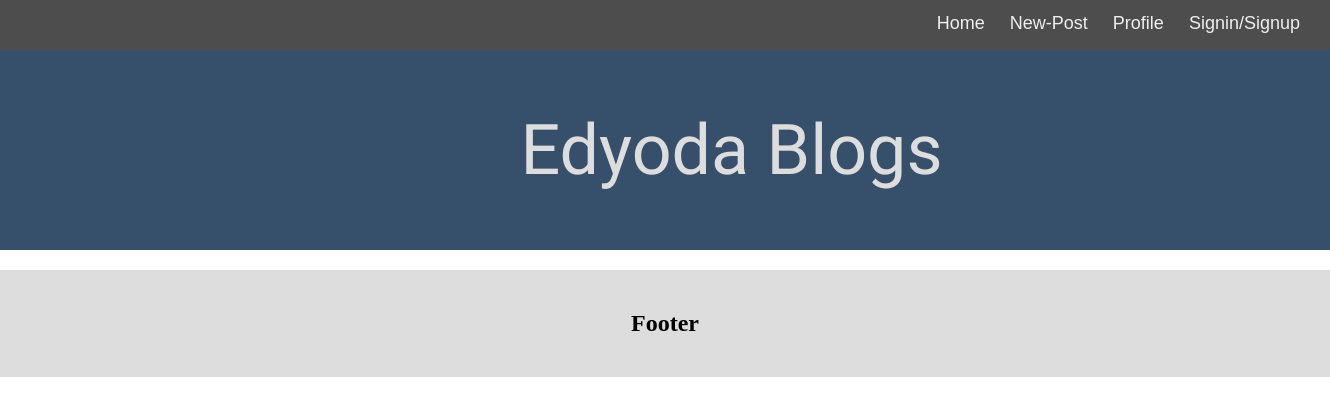
The page /blogs/ on the database as committed earlier.
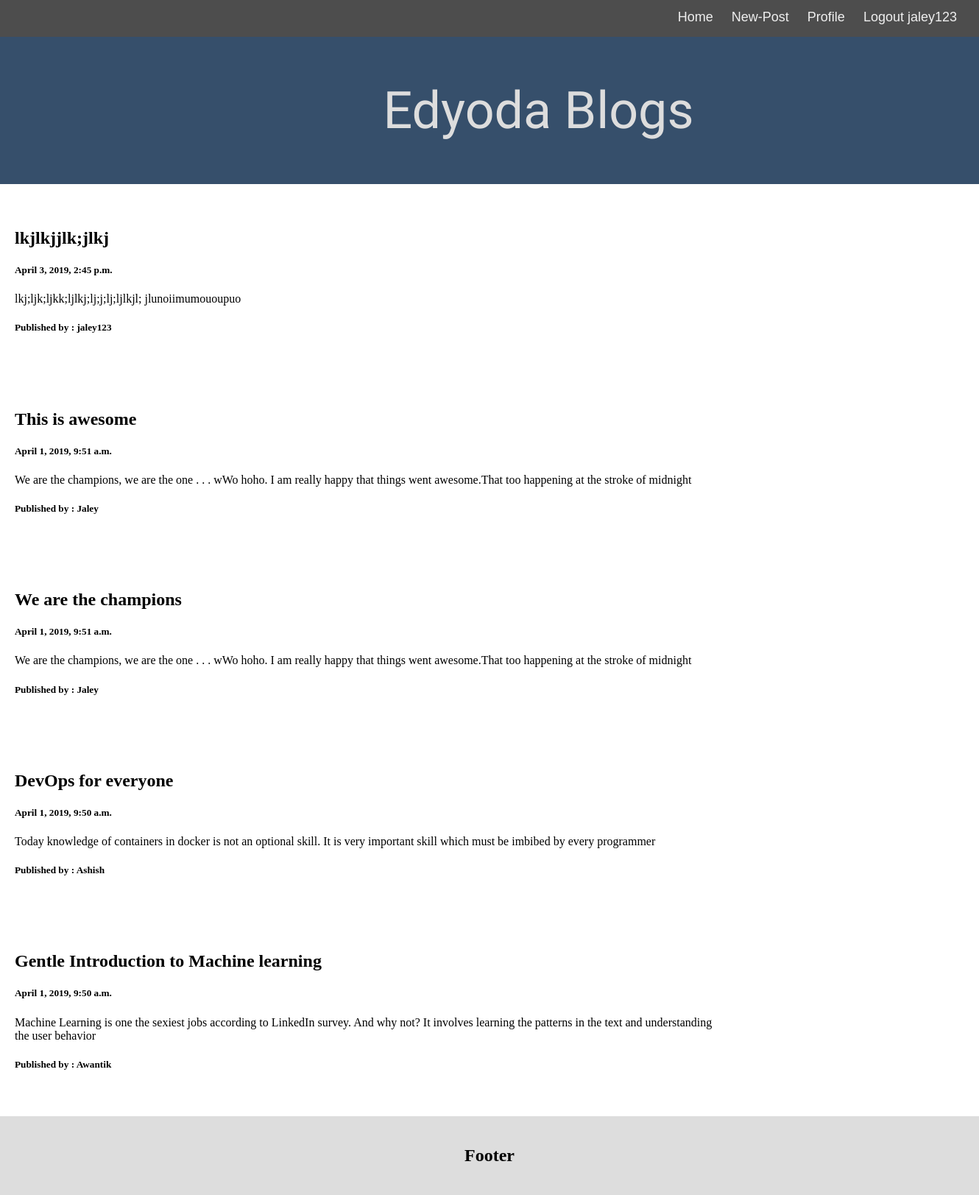
The same page on the database as committed later.
### blogs/models.py (models this page shows, shortened)
class User(models.Model):
    username = models.CharField(max_length=50, blank=False,unique=True)
    password = models.CharField(max_length=192, blank=False)
    short_desc = models.TextField(blank=True, max_length=150)
    created_on = models.DateTimeField('created on')
    status = models.CharField(max_length=9,blank=True)
    last_logged_in = models.DateTimeField('last logged in',default=timezone.now())

class Blog(models.Model):
    title = models.CharField(max_length=50,blank=False)
    user = models.ForeignKey(User,on_delete=models.CASCADE,blank=True)
    body = models.TextField(blank=True,max_length=1500)
    status = models.CharField(max_length=9,blank=True)
    first_published = models.DateTimeField("first published")
    last_edited = models.DateTimeField("last edited")
    def __str__(self):
        return self.title

### blogs/views.py (the view)
def index(request):
    blogs_list = Blog.objects.order_by('-first_published')[:5]
    context = {'blogs_list':blogs_list,'username':get_username(),'status':get_status()}
    print (blogs_list)
    return render(request,'blogs/index.html',context)

### blogs/views.py (called while the page is built)
def get_username():
    username="DEFAULT"
    for user in User.objects.filter(status="LOGIN"):
        username = user.username
    print ('USERNAME : ',username)
    return username

def get_status(username='DEFAULT'):
    for user in User.objects.filter(status="LOGIN"):
        username = user.username
    if len(User.objects.filter(username=username))==0:
        print ('LOGOUT')
        return 'LOGOUT'
    for user in User.objects.filter(username=username):
        print (user.status)
        return user.status

### blogs/templates/blogs/index.html
{% extends 'blogs/indexbase.html' %}
	{% block content %}
		{% if status == 'LOGIN' %}
		    {% if blogs_list %}
				{% for blog in blogs_list %}
			    <div class="card">
			      <h2>{{blog.title}}</h2>
			      <h5>{{ blog.first_published }} </h5>
			      <p>{{blog.body}}</p>
			    <h5>Published by : {{ blog.user.username }} </h5>
			    </div>
			    {% endfor %}
		    {% endif %}
		{% endif %}
	{% endblock %}
{% block loginstatus %}
	{% if status == 'LOGIN' %}
		<a href="{% url 'logout' %}" >Logout {{ username }}</a>
	{% else %}
		<a href="{% url 'login' %}" >Signin/Signup</a>
	{% endif %}
{% endblock %}

Rows that differ between the two databases and show on the page:
added User: username "jaley123"
added Blog: title "lkjlkjjlk;jlkj", first_published "April 3, 2019, 2:45 p.m.", body "lkj;ljk;ljkk;ljlkj;lj;j;lj;ljlkjl; jlunoiimumououpuo", user.username "jaley123"
now on this page (row unchanged): Blog: title "This is awesome", first_published "April 1, 2019, 9:51 a.m.", body "We are the champions, we are the one . . . wWo hoho. I am really happy that things went awesome.That too happening at the stroke of midnight", user.username "Jaley"
now on this page (row unchanged): Blog: title "We are the champions", first_published "April 1, 2019, 9:51 a.m.", body "We are the champions, we are the one . . . wWo hoho. I am really happy that things went awesome.That too happening at the stroke of midnight", user.username "Jaley"
now on this page (row unchanged): Blog: title "DevOps for everyone", first_published "April 1, 2019, 9:50 a.m.", body "Today knowledge of containers in docker is not an optional skill. It is very important skill which must be imbibed by every programmer", user.username "Ashish"
now on this page (row unchanged): Blog: title "Gentle Introduction to Machine learning", first_published "April 1, 2019, 9:50 a.m.", body "Machine Learning is one the sexiest jobs according to LinkedIn survey. And why not? It involves learning the patterns in the text and understanding the user behavior", user.username "Awantik"
Other text that changed with them:
text no longer shown: "Signin/Signup"
text now shown: "Logout"
